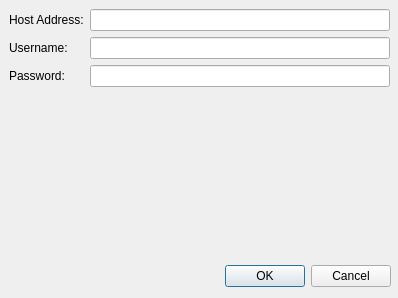
<?xml version="1.0" encoding="UTF-8"?>
<ui version="4.0">
 <class>ConnectDialog</class>
 <widget class="QDialog" name="ConnectDialog">
  <property name="geometry">
   <rect>
    <x>0</x>
    <y>0</y>
    <width>398</width>
    <height>298</height>
   </rect>
  </property>
  <property name="windowTitle">
   <string>Dialog</string>
  </property>
  <widget class="QDialogButtonBox" name="buttonBox">
   <property name="geometry">
    <rect>
     <x>50</x>
     <y>260</y>
     <width>341</width>
     <height>32</height>
    </rect>
   </property>
   <property name="orientation">
    <enum>Qt::Horizontal</enum>
   </property>
   <property name="standardButtons">
    <set>QDialogButtonBox::Cancel|QDialogButtonBox::Ok</set>
   </property>
  </widget>
  <widget class="QWidget" name="formLayoutWidget">
   <property name="geometry">
    <rect>
     <x>9</x>
     <y>9</y>
     <width>381</width>
     <height>241</height>
    </rect>
   </property>
   <layout class="QFormLayout" name="formLayout">
    <item row="0" column="0">
     <widget class="QLabel" name="label">
      <property name="text">
       <string>Host Address:</string>
      </property>
     </widget>
    </item>
    <item row="0" column="1">
     <widget class="QLineEdit" name="lineEdit"/>
    </item>
    <item row="1" column="0">
     <widget class="QLabel" name="label_2">
      <property name="text">
       <string>Username:</string>
      </property>
     </widget>
    </item>
    <item row="1" column="1">
     <widget class="QLineEdit" name="lineEdit_2"/>
    </item>
    <item row="2" column="0">
     <widget class="QLabel" name="label_3">
      <property name="text">
       <string>Password:</string>
      </property>
     </widget>
    </item>
    <item row="2" column="1">
     <widget class="QLineEdit" name="lineEdit_3">
      <property name="echoMode">
       <enum>QLineEdit::Password</enum>
      </property>
     </widget>
    </item>
   </layout>
  </widget>
 </widget>
 <resources/>
 <connections>
  <connection>
   <sender>buttonBox</sender>
   <signal>accepted()</signal>
   <receiver>ConnectDialog</receiver>
   <slot>accept()</slot>
   <hints>
    <hint type="sourcelabel">
     <x>248</x>
     <y>254</y>
    </hint>
    <hint type="destinationlabel">
     <x>157</x>
     <y>274</y>
    </hint>
   </hints>
  </connection>
  <connection>
   <sender>buttonBox</sender>
   <signal>rejected()</signal>
   <receiver>ConnectDialog</receiver>
   <slot>reject()</slot>
   <hints>
    <hint type="sourcelabel">
     <x>316</x>
     <y>260</y>
    </hint>
    <hint type="destinationlabel">
     <x>286</x>
     <y>274</y>
    </hint>
   </hints>
  </connection>
 </connections>
</ui>
